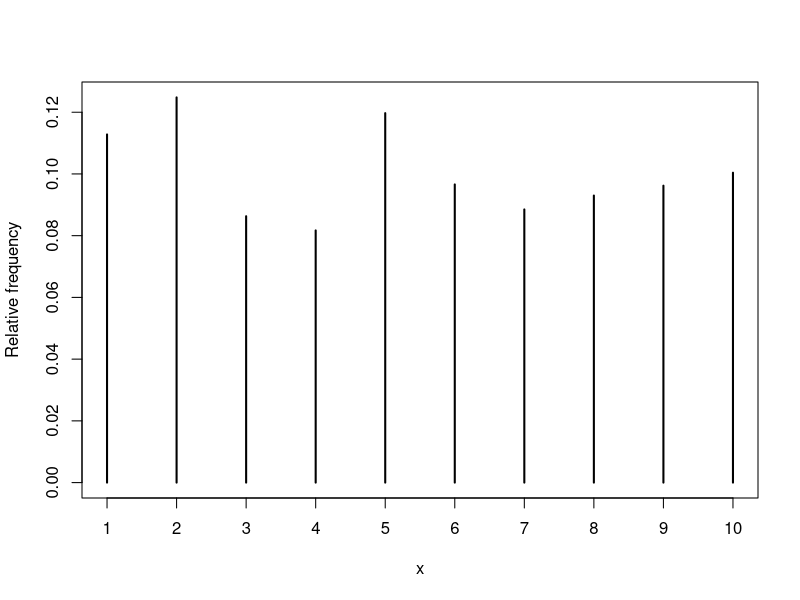

R code for this plot:

# mydiscretev.R

mydiscretev <- function(p,N){
  # mydiscretev.R
  # p is the desired target density on 1,...,k.
  # N is the number of observations desired
  x <- rep(0, times = N)                # initialize
  k <- length(p)                        # the support of p
  M <- k*max(p)                         # the bound size
  for(i in seq.int(N)){
    accept <- FALSE                     # initialize
    while (!accept){                    # continue until we accept
      y <- sample(k, size = 1)          # y is disc unif 1...k
      u <- runif(1)                     # u is unif(0,1)
      accept <- ( u < p[y]/(M*1/k) )    # is TRUE if A/R condition satisfied
    }
    x[i] <- y                           # this y is a good one
  }
  return(x)
}

p <- c(.11, .12, .09, .08, .12, .10, .09, .09, .10, .10)
x <- mydiscretev(p, 10000)

pdf(file="img/DARalgo.pdf")
plot(prop.table(table(x)), ylab = "Relative frequency")

dev.off()
